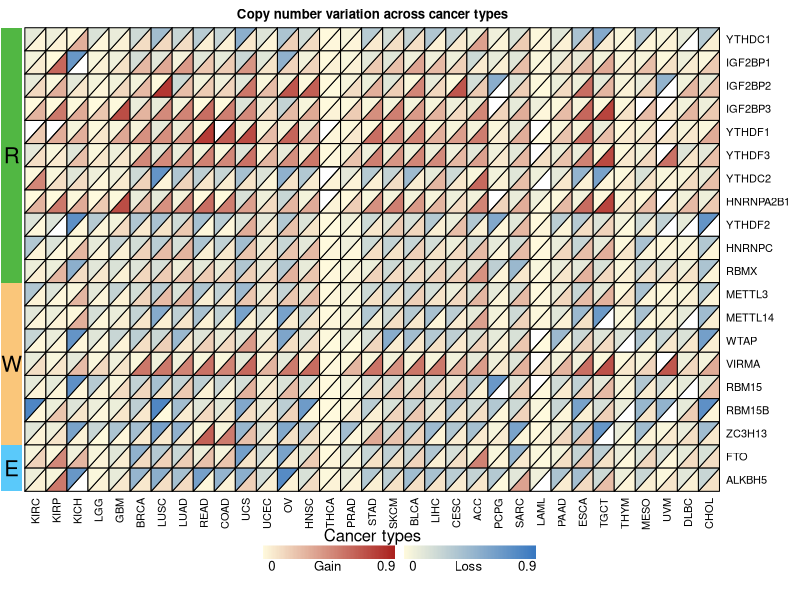

Write R code to recreate this figure.
## ---- chunk 1
knitr::opts_chunk$set(echo = TRUE)
## ---- chunk 2
options("repos"= c(CRAN="https://mirrors.tuna.tsinghua.edu.cn/CRAN/"))
options(BioC_mirror="http://mirrors.ustc.edu.cn/bioc/")
## ---- chunk 3
library(reshape2)
library(RColorBrewer)

Sys.setenv(LANGUAGE = "en") #显示英文报错信息
options(stringsAsFactors = FALSE) #禁止chr转成factor
## ---- chunk 4
# 左上角的数据
up <- read.table("easy_input_amp.txt",sep = "\t",row.names = NULL,check.names = F,stringsAsFactors = F,header = T)
up[1:3, 1:3]

# 右下角的数据
dn <- read.table("easy_input_del.txt",sep = "\t",row.names = NULL,check.names = F,stringsAsFactors = F,header = T)
dn[1:3, 1:3]

# 检验两个矩阵是否一致
identical(dim(up),dim(dn))
## ---- chunk 5
### 设置颜色 ###
red  <- "#AB221F"
blue <- "#3878C1"
nake <- "#FFFADD"

# 行名
gene.level <- as.character(up[,1]) 
# 列名
cancer.level <- as.character(colnames(up)[-1])

# 把行转为列
up.long <- setNames(melt(up), c('Gene', 'Cancer', 'Frequency'))
up.long$Categrory <- "UP"
head(up.long)
dn.long <- setNames(melt(dn), c('Gene', 'Cancer', 'Frequency'))
dn.long$Categrory <- "DN"
head(dn.long)

# generate color for up and dn seperately
# 坐上角颜色
up.long$range <- cut(up.long$Frequency, 
                     breaks = seq(floor(min(up.long$Frequency)),
                                  ceiling(max(up.long$Frequency)),0.01)) # 分割富集得分，步长为0.01（如果希望颜色更加细腻可以步长缩短，但是没有必要）
rangeMat1 <- levels(up.long$range) # 提出分割区间
rbPal1 <- colorRampPalette(colors = c(nake,red)) # 产生和例文一致的颜色区间函数
col.vec1 <- rbPal1(length(rangeMat1)); names(col.vec1) <- rangeMat1 # 产生配对的颜色向量
up.long$color <- col.vec1[as.character(up.long$range)] # 匹配每个区间对应的颜色
head(up.long)

# 右下角颜色
dn.long$range <- cut(dn.long$Frequency, breaks = seq(floor(min(dn.long$Frequency)),ceiling(max(dn.long$Frequency)),0.01)) 
rangeMat2 <- levels(dn.long$range)
rbPal2 <- colorRampPalette(colors = c(nake,blue))
col.vec2 <- rbPal2(length(rangeMat2)); names(col.vec2) <- rangeMat2
dn.long$color <- col.vec2[as.character(dn.long$range)]

# combine up and dn cells
heatmat <- rbind.data.frame(up.long,dn.long) # 汇总热图矩阵
head(heatmat)
tail(heatmat)
## ---- chunk 6
pdf("Diagonally cut heat map.pdf",width = 8,height = 6)
layout(matrix(c(rep(rep(c(1,2),c(1,length(cancer.level))),length(gene.level)),
                rep(3,11),rep(4,6),rep(5,6),rep(6,11),
                rep(3,11),rep(4,6),rep(5,6),rep(6,11)),
              byrow = T,nrow = length(gene.level)+2))

#------------------------#
# 画布区域1：左侧柱状注释#
#------------------------#

#如果不画左侧分类，就不运行这段，直接跳到“画布区域2：主要热图区域”
par(bty="n", mgp = c(2,0.5,0),mar = c(4.1,0.1,2.1,0.1),tcl=-.25,xpd = T) # 和热图保持一致，但左右间隔变小
b <- barplot(matrix(c(2,7,11)), # 堆叠柱状图，这里对应三种m6A regulator分类，实际应用时根据自己的分类数量决定
             col = c("#5AC9FA","#FAC67A","#51B743"), # 柱子颜色  
             border = NA, ylim = c(0,length(gene.level)),
             xaxs="i", yaxs="i", # 取消坐标轴与实际画图区域的间隙
             yaxt = "n")
# 添加块名，实际应用时根据自己的分类数量调整
text(b,2/2,"E",cex = 2) 
text(b,2+7/2,"W",cex = 2)
text(b,2+7+11/2,"R",cex = 2)

#-------------------------#
# 画布区域2：主要热图区域 #
#-------------------------#

par(bty="n", mgp = c(2,0.5,0), mar = c(4.1,0.1,2.1,6.1),tcl=-.25,xpd = T)
x=as.numeric(factor(heatmat$Cancer,levels = cancer.level))
y=as.numeric(factor(heatmat$Gene,levels = gene.level))

# 创建空白画布
plot(1,
     xlim=c(1,length(unique(x))+1),
     ylim=c(1,length(unique(y))+1),
     xaxs="i", yaxs="i",
     xaxt="n",yaxt="n",
     type="n",bty="n",
     xlab="",ylab="",
     main = "Copy number variation across cancer types")
# 填充颜色
for(i in 1:nrow(heatmat)) {
  if(heatmat$Categrory[i]=="UP") polygon(x[i]+c(0,1,1),y[i]+c(0,0,1),col=heatmat$color[i]) # 填充上三角
  if(heatmat$Categrory[i]=="DN") polygon(x[i]+c(0,1,0),y[i]+c(0,1,1),col=heatmat$color[i]) # 填充下三角
}
# 基因名和癌症名
axis(1,at = sort(unique(x)) + 0.5,labels = cancer.level,lty = 0,las = 2) # 添加x轴坐标并垂直
axis(4,at = sort(unique(y)) + 0.5,labels = gene.level,lty = 0,las = 1) # 添加y轴坐标并水平
mtext("Cancer types",side = 1,line = 3) # 在大约第三行的位置补x轴名称

#---------------#
# 画布区域3：空 #
#---------------#

par(mar=c(0,0,0,0),xpd = T)
plot(0,0,
     col = "white", # 点设置为白色
     xlab = "",xaxt = "n", # 不显示x坐标轴
     ylab = "",yaxt = "n") # 不显示y坐标轴

#---------------------#
# 画布区域4：Gain图例 #
#---------------------#

#当样品数量增加或减少时，需要自己尝试调整图例的位置
par(mar=c(3.1,0,0,0),xpd = T) #图例的位置，四个数字分别对应bottom, left, top, right
barplot(rep(1,length(col.vec1)),border = "NA", space = 0, # 生成条形图图例
        ylab="",
        xlab="",
        xlim=c(1,length(col.vec1)),
        axes = F, col=col.vec1) # 颜色区间
text(par("usr")[1]+10,par("usr")[3]-0.5,"0", adj=0.55,cex = 1.2) # 富集得分-0.5
text(length(col.vec1)/2,par("usr")[3]-0.5,"Gain", adj=0.55,cex = 1.2) # 富集得分0
text(par("usr")[2]-10,par("usr")[3]-0.5,"0.9", adj=0.55,cex = 1.2) # 富集得分0.5

#---------------------#
# 画布区域5：Loss图例 #
#---------------------#

par(mar=c(3.1,0,0,0),xpd = T)
barplot(rep(1,length(col.vec2)),border = "NA", space = 0, # 生成条形图图例
        ylab="",
        xlab="",
        xlim=c(1,length(col.vec2)),
        axes = F, col=col.vec2) # 颜色区间
text(par("usr")[1]+10,par("usr")[3]-0.5,"0", adj=0.55,cex = 1.2) # 富集得分-0.5
text(length(col.vec2)/2,par("usr")[3]-0.5,"Loss", adj=0.55,cex = 1.2) # 富集得分0
text(par("usr")[2]-10,par("usr")[3]-0.5,"0.9", adj=0.55,cex = 1.2) # 富集得分0.5

#---------------#
# 画布区域6：空 #
#---------------#

par(mar=c(0,0,0,0),xpd = T)
plot(0,0,
     col = "white", # 点设置为白色
     xlab = "",xaxt = "n", # 不显示x坐标轴
     ylab = "",yaxt = "n") # 不显示y坐标轴

# 关闭图像句柄
invisible(dev.off())
## ---- chunk 7
sessionInfo()
